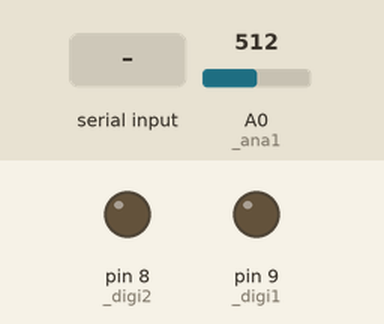
The sketch below on a simulated Arduino Uno, built with avr-gcc and run on an emulated ATmega328P. Parts: output pins drawn as LEDs (lit = HIGH). The test bench sets the inputs (shaded band); at power-on: A0 (_ana1) = 512. What the sketch prints to the serial monitor is not drawn.

Above: at 0.9 s.
1.0 s: "1" received over Serial
At 1.1 s:
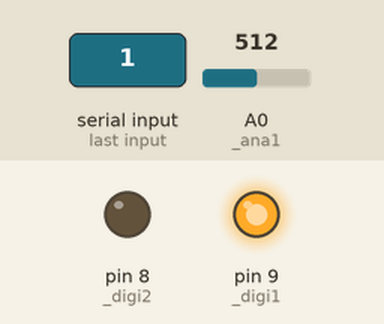
Timing chart, 0 to 4.0 s (numbered marks = the images above; inputs shaded):
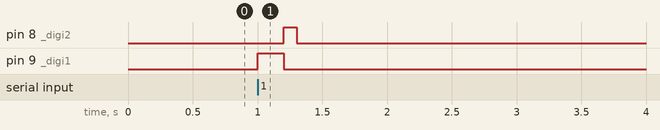

Measured:
- after the input at 1.0 s, pin 8 (_digi2): LOW → HIGH after 0.20 s, → LOW 0.10 s later; pin 9 (_digi1): LOW → HIGH at once, → LOW 0.20 s later

The sketch:

DiodeChecker1.0.ino
```cpp
#define _digi1 9
#define _digi2 8
#define _ana1 A0
#define _vref 4.8 //手元 Vcc-GND 測定値。動作チェック目的なので適当で良い。

// 配線
// _digi1 - R(1kΩ) - Diode(+-) - _digi2
// 1. _digi1=high, _digi2=low でダイオードの電圧 Vf を測定
// 2. _digi1=low, _digi2=high でダイオードの電圧 Vr を測定
// 実際には抵抗の電圧を測るので、Vcc から引き算する。
// ダイオードの向きが正しければ Vr > Vf
// 逆になってても回路上問題ないので、単にメッセージで済ます

void(* resetFunc) (void) = 0; //declare reset function @ address 0

void setup() {
  float vf;
  float vr;

  pinMode(_digi1, OUTPUT);
  pinMode(_digi2, OUTPUT);

  Serial.begin(9600);
  Serial.println("Enter to start.");
  while (Serial.available() == 0) {}; //打ち込みを待つ
  Serial.read();

  digitalWrite(_digi1, LOW);
  digitalWrite(_digi2, LOW);

  digitalWrite(_digi1, HIGH);
  digitalWrite(_digi2, LOW);
  delay(100);
  vf=_vref*float(analogRead(_ana1))/1023.0;
  delay(100);
  digitalWrite(_digi1, LOW);
  digitalWrite(_digi2, HIGH);
  delay(100);
  vr=_vref*(1.0-float(analogRead(_ana1))/1023.0);

  digitalWrite(_digi1, LOW);
  digitalWrite(_digi2, LOW);

  Serial.print("Vf: ");
  Serial.print(vf,3);
  Serial.println(" V");
  Serial.print("Vr: ");
  Serial.print(vr,3);
  Serial.println(" V");
  if(vf > vr){
    Serial.println("The connection shall be reversed");
  }
  Serial.end();

  resetFunc();
}

void loop() {
  // put your main code here, to run repeatedly:

}
```
